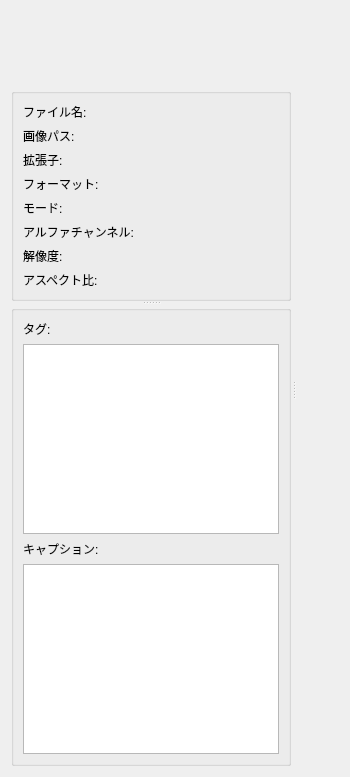
<?xml version="1.0" encoding="UTF-8"?>
<ui version="4.0">
 <class>DatasetOverviewWidget</class>
 <widget class="QWidget" name="DatasetOverviewWidget">
  <property name="geometry">
   <rect>
    <x>0</x>
    <y>0</y>
    <width>350</width>
    <height>777</height>
   </rect>
  </property>
  <property name="sizePolicy">
   <sizepolicy hsizetype="Expanding" vsizetype="Expanding">
    <horstretch>1</horstretch>
    <verstretch>0</verstretch>
   </sizepolicy>
  </property>
  <property name="windowTitle">
   <string>Dataset Overview</string>
  </property>
  <layout class="QVBoxLayout" name="verticalLayout_3">
   <item>
    <widget class="QSplitter" name="mainSplitter">
     <property name="sizePolicy">
      <sizepolicy hsizetype="Expanding" vsizetype="Expanding">
       <horstretch>2</horstretch>
       <verstretch>1</verstretch>
      </sizepolicy>
     </property>
     <property name="orientation">
      <enum>Qt::Orientation::Horizontal</enum>
     </property>
     <property name="handleWidth">
      <number>5</number>
     </property>
     <widget class="QWidget" name="infoContainer" native="true">
      <property name="sizePolicy">
       <sizepolicy hsizetype="Expanding" vsizetype="Expanding">
        <horstretch>0</horstretch>
        <verstretch>1</verstretch>
       </sizepolicy>
      </property>
      <property name="minimumSize">
       <size>
        <width>0</width>
        <height>0</height>
       </size>
      </property>
      <layout class="QVBoxLayout" name="verticalLayout_2">
       <item>
        <widget class="TagFilterWidget" name="dbSearchWidget" native="true">
         <property name="sizePolicy">
          <sizepolicy hsizetype="Expanding" vsizetype="Expanding">
           <horstretch>1</horstretch>
           <verstretch>0</verstretch>
          </sizepolicy>
         </property>
        </widget>
       </item>
       <item>
        <widget class="QSplitter" name="infoSplitter">
         <property name="sizePolicy">
          <sizepolicy hsizetype="Expanding" vsizetype="Expanding">
           <horstretch>0</horstretch>
           <verstretch>0</verstretch>
          </sizepolicy>
         </property>
         <property name="orientation">
          <enum>Qt::Orientation::Vertical</enum>
         </property>
         <widget class="QGroupBox" name="metadataGroupBox">
          <property name="sizePolicy">
           <sizepolicy hsizetype="Expanding" vsizetype="Expanding">
            <horstretch>0</horstretch>
            <verstretch>0</verstretch>
           </sizepolicy>
          </property>
          <property name="minimumSize">
           <size>
            <width>0</width>
            <height>0</height>
           </size>
          </property>
          <property name="title">
           <string/>
          </property>
          <layout class="QFormLayout" name="metadataLayout">
           <item row="0" column="0">
            <widget class="QLabel" name="fileNameLabel">
             <property name="text">
              <string>ファイル名:</string>
             </property>
            </widget>
           </item>
           <item row="0" column="1">
            <widget class="QLabel" name="fileNameValueLabel"/>
           </item>
           <item row="1" column="0">
            <widget class="QLabel" name="imagePathLabel">
             <property name="text">
              <string>画像パス:</string>
             </property>
            </widget>
           </item>
           <item row="1" column="1">
            <widget class="QLabel" name="imagePathValueLabel"/>
           </item>
           <item row="2" column="0">
            <widget class="QLabel" name="extensionLabel">
             <property name="text">
              <string>拡張子:</string>
             </property>
            </widget>
           </item>
           <item row="2" column="1">
            <widget class="QLabel" name="extensionValueLabel"/>
           </item>
           <item row="3" column="0">
            <widget class="QLabel" name="formatLabel">
             <property name="text">
              <string>フォーマット:</string>
             </property>
            </widget>
           </item>
           <item row="3" column="1">
            <widget class="QLabel" name="formatValueLabel"/>
           </item>
           <item row="4" column="0">
            <widget class="QLabel" name="modeLabel">
             <property name="text">
              <string>モード:</string>
             </property>
            </widget>
           </item>
           <item row="4" column="1">
            <widget class="QLabel" name="modeValueLabel"/>
           </item>
           <item row="5" column="0">
            <widget class="QLabel" name="alphaChannelLabel">
             <property name="text">
              <string>アルファチャンネル:</string>
             </property>
            </widget>
           </item>
           <item row="5" column="1">
            <widget class="QLabel" name="alphaChannelValueLabel"/>
           </item>
           <item row="6" column="0">
            <widget class="QLabel" name="resolutionLabel">
             <property name="text">
              <string>解像度:</string>
             </property>
            </widget>
           </item>
           <item row="6" column="1">
            <widget class="QLabel" name="resolutionValueLabel"/>
           </item>
           <item row="7" column="0">
            <widget class="QLabel" name="aspectRatioLabel">
             <property name="text">
              <string>アスペクト比:</string>
             </property>
            </widget>
           </item>
           <item row="7" column="1">
            <widget class="QLabel" name="aspectRatioValueLabel"/>
           </item>
          </layout>
         </widget>
         <widget class="QGroupBox" name="annotationGroupBox">
          <property name="sizePolicy">
           <sizepolicy hsizetype="Expanding" vsizetype="Expanding">
            <horstretch>0</horstretch>
            <verstretch>0</verstretch>
           </sizepolicy>
          </property>
          <property name="title">
           <string/>
          </property>
          <layout class="QGridLayout" name="gridLayout_2">
           <item row="1" column="0">
            <widget class="QTextEdit" name="tagsTextEdit">
             <property name="readOnly">
              <bool>true</bool>
             </property>
            </widget>
           </item>
           <item row="3" column="0">
            <widget class="QTextEdit" name="captionTextEdit">
             <property name="readOnly">
              <bool>true</bool>
             </property>
            </widget>
           </item>
           <item row="0" column="0">
            <widget class="QLabel" name="tagsLabel">
             <property name="text">
              <string>タグ:</string>
             </property>
            </widget>
           </item>
           <item row="2" column="0">
            <widget class="QLabel" name="captionLabel">
             <property name="text">
              <string>キャプション:</string>
             </property>
            </widget>
           </item>
          </layout>
         </widget>
        </widget>
       </item>
      </layout>
     </widget>
     <widget class="QWidget" name="imageContainer" native="true">
      <property name="sizePolicy">
       <sizepolicy hsizetype="Expanding" vsizetype="Expanding">
        <horstretch>1</horstretch>
        <verstretch>2</verstretch>
       </sizepolicy>
      </property>
      <property name="minimumSize">
       <size>
        <width>0</width>
        <height>0</height>
       </size>
      </property>
      <layout class="QVBoxLayout" name="verticalLayout">
       <item>
        <widget class="ImagePreviewWidget" name="ImagePreview" native="true">
         <property name="sizePolicy">
          <sizepolicy hsizetype="Expanding" vsizetype="Expanding">
           <horstretch>0</horstretch>
           <verstretch>0</verstretch>
          </sizepolicy>
         </property>
        </widget>
       </item>
       <item>
        <widget class="ThumbnailSelectorWidget" name="thumbnailSelector" native="true">
         <property name="sizePolicy">
          <sizepolicy hsizetype="Expanding" vsizetype="Expanding">
           <horstretch>0</horstretch>
           <verstretch>0</verstretch>
          </sizepolicy>
         </property>
        </widget>
       </item>
      </layout>
     </widget>
    </widget>
   </item>
  </layout>
 </widget>
 <customwidgets>
  <customwidget>
   <class>ImagePreviewWidget</class>
   <extends>QWidget</extends>
   <header location="global">ImagePreviewWidget</header>
   <container>1</container>
   <slots>
    <slot>load_image()</slot>
    <slot>update_model_options()</slot>
    <slot>send_vision_prompt()</slot>
   </slots>
  </customwidget>
  <customwidget>
   <class>ThumbnailSelectorWidget</class>
   <extends>QWidget</extends>
   <header location="global">ThumbnailSelectorWidget</header>
   <container>1</container>
   <slots>
    <signal>on_thumbnail_clicked()</signal>
    <signal>imageSelected()</signal>
   </slots>
  </customwidget>
  <customwidget>
   <class>TagFilterWidget</class>
   <extends>QWidget</extends>
   <header location="global">TagFilterWidget</header>
   <container>1</container>
  </customwidget>
 </customwidgets>
 <resources/>
 <connections/>
</ui>
